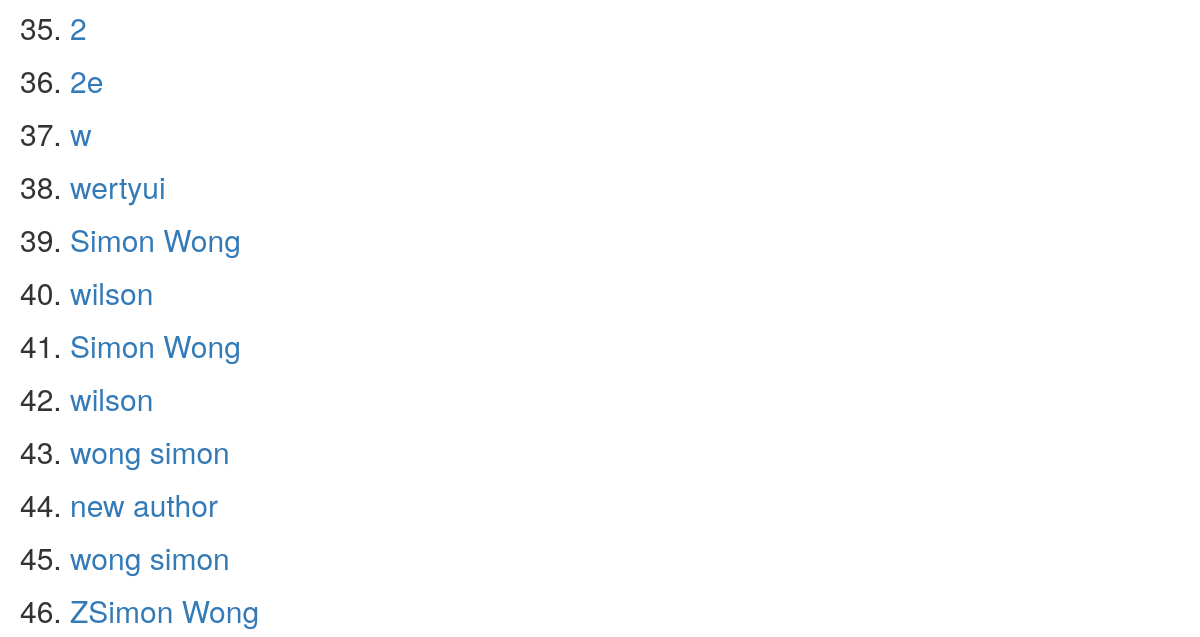
The app's page /author_list/ (lower part), older data.
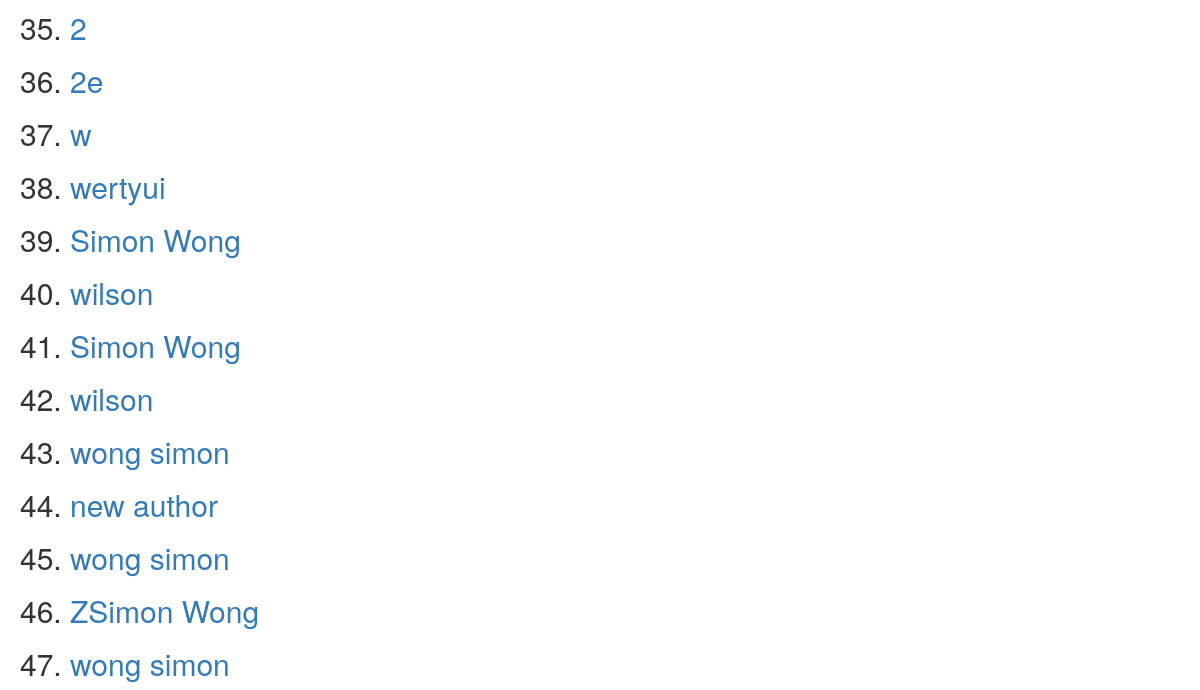
The same page, newer data.
### book_app/models.py (models this page shows, shortened)
class Author(models.Model):
    name = models.CharField(max_length=50)
    age = models.IntegerField(null=True)

### book_app/views.py (the view)
# urls.py: path('author_list/', views.AuthorListView.as_view(), name='author_list'),
class AuthorListView(ListView):
    context_object_name = 'authors'
    model = models.Author
    template_name = 'authors/author_list.html'

### book_app/templates/book_app/author_list.html (shortened to what this page needs)
{% extends "book_app/book_app_base.html" %}
{% block body_block %}
<ol>
    {% for author in authors %}
    <h2>
        <li><a href="{% url 'simon:author_detail' author.id %}">{{author.name}}</a></li>
    </h2>
    {% endfor %}
</ol>
{% endblock %}

Row changes from the older to the newer data that the page shows:
added Author: name "wong simon"
